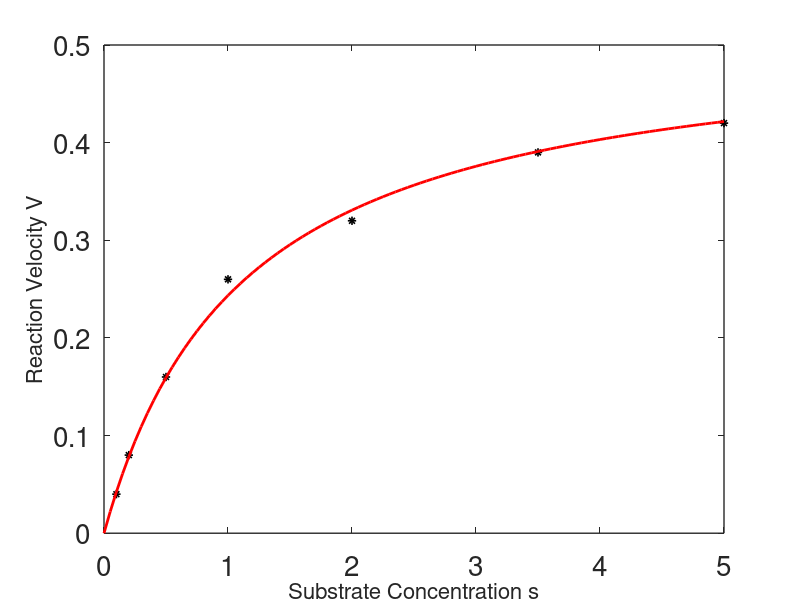
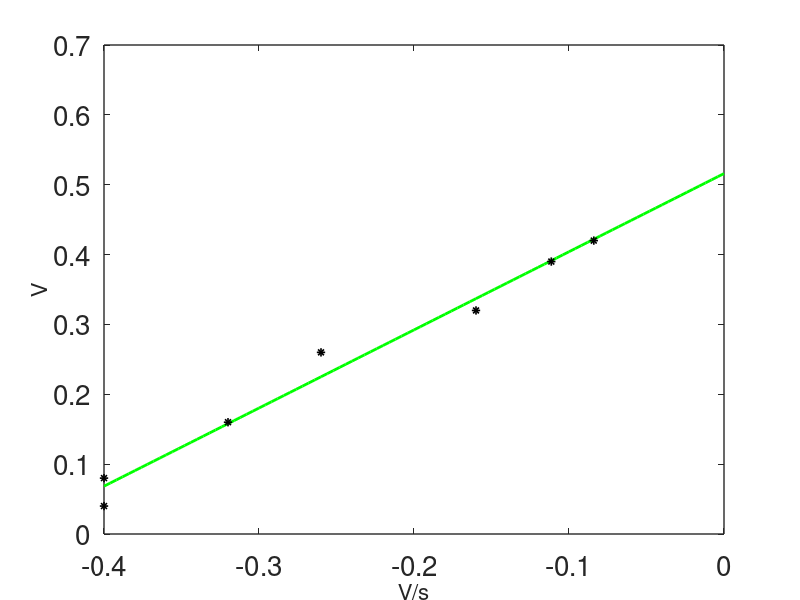

The MATLAB source for these figures, in order:
clear all
close all
clc

set(0,                           ...
   'defaultaxesfontsize', 20,   ...
   'defaultaxeslinewidth', 1.0, ...
   'defaultlinelinewidth', 1.2, ...
   'defaultpatchlinewidth', 0.7);

   
S=[.1;.2;.5;1;2;3.5;5];
V=[.04;.08;.16;.26;.32;.39;.42];
p=polyfit(-V./S,V,1) % find a linear fit to V as a function of -V/S
 
s=[0:100]/20;
g=p(2)*s./(s+p(1)); %plot the Michaelis-Menten function
s=[0:100]/20;
g=p(2)*s./(s+p(1));
figure(1);
plot(S,V,'k*',s,g,'r','linewidth',2)
xlabel('Substrate Concentration s','fontsize',16)
ylabel('Reaction Velocity V','fontsize',16)
t=-.004*[0:100];
f=polyval(p,t)

figure(2)
plot(t,f,'g','linewidth',2)
hold on
plot(-V./S,V,'k*')
hold off
xlabel('V/s','fontsize',16)
ylabel('V','fontsize',16)
